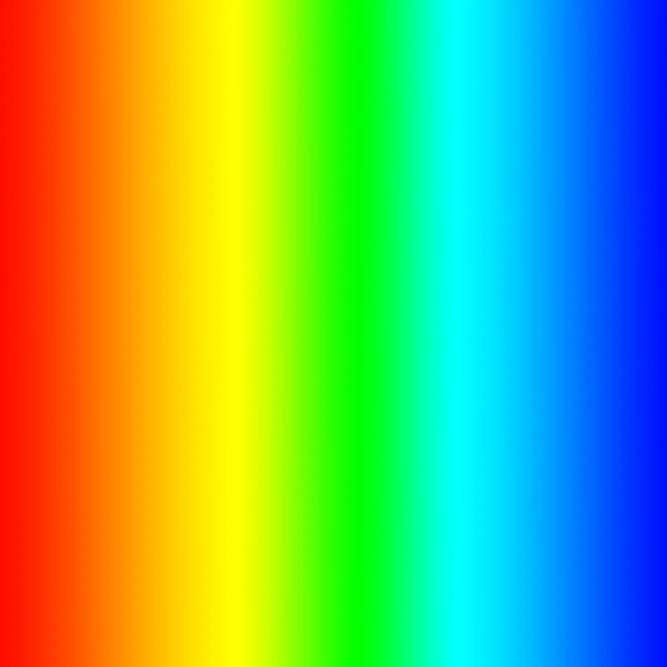
#> input picture openCV_practice/rainbow.jpeg, 1333 x 1333 px (shown at 1/2 size)
$ python histograms.py
#> lines starting #> are read from the running program, lines starting #| are printed output that depends on the picture; pictures that were not available may be replaced by others from this repository, and a replacement may not be noted
import PIL
import numpy as np
import matplotlib.pyplot as plt
import cv2
from PIL import Image

rainbow = cv2.imread("rainbow.jpeg")
#> rainbow is the input picture: shape (1333, 1333, 3); mean B, G, R 99, 177.3, 113.6
rainbow = cv2.cvtColor(rainbow,cv2.COLOR_BGR2RGB)
wall = cv2.imread("wall.jpg")
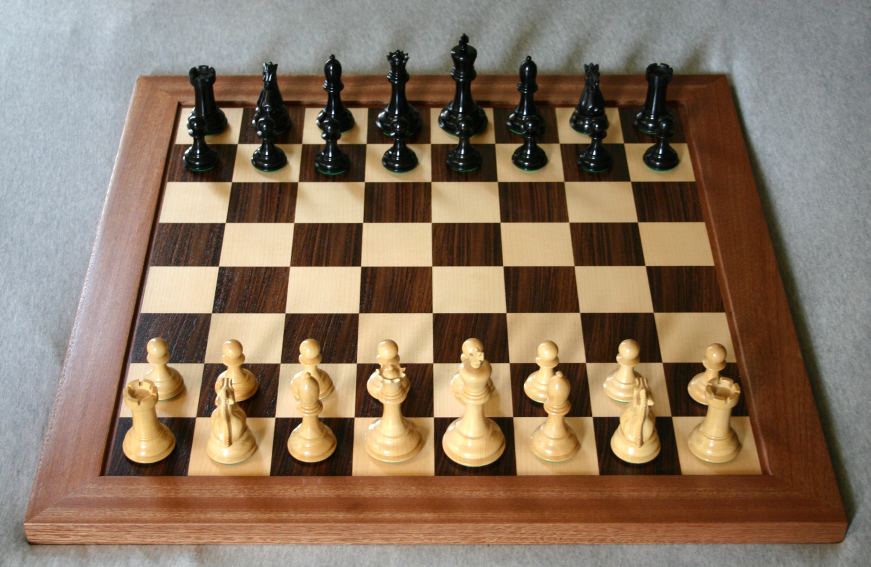
#> input picture openCV_practice/chess.jpg, 2611 x 1699 px, given in place of wall.jpg, which was not available (shown at 1/3 size)
#> wall is the input picture: shape (1699, 2611, 3); mean B, G, R 97.9, 117.7, 137.7
wall = cv2.cvtColor(wall,cv2.COLOR_BGR2RGB)
girl = cv2.imread("pic.jpg")
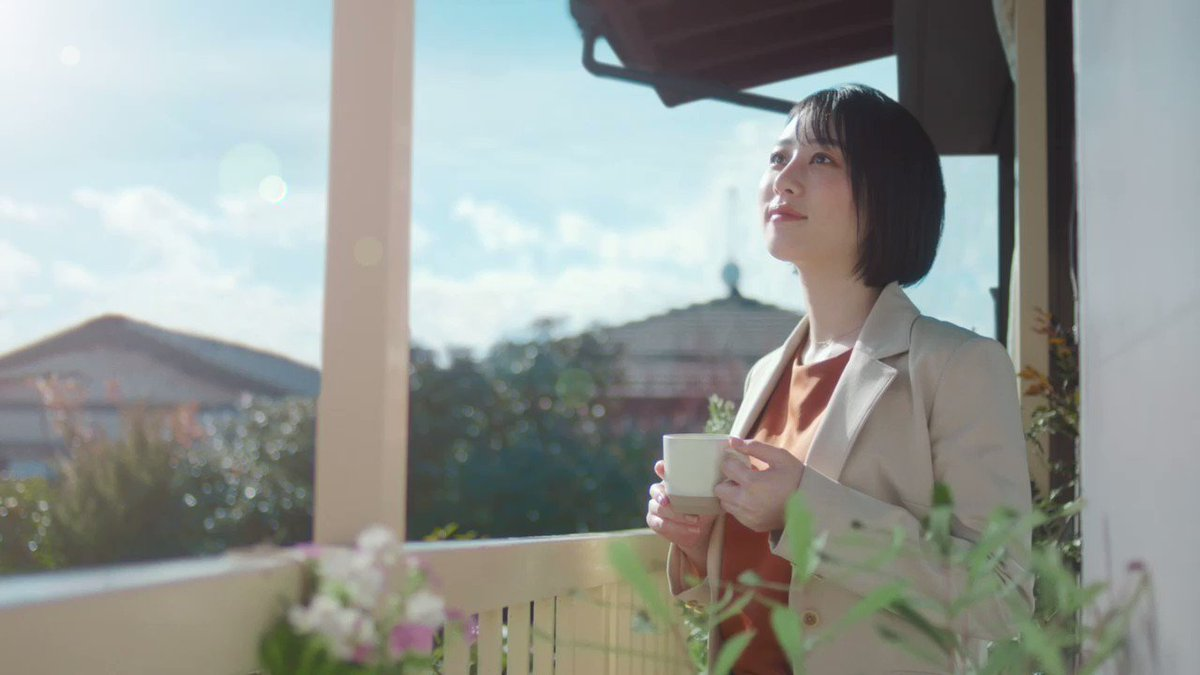
#> input picture openCV_practice/pic.jpg, 1200 x 675 px
#> girl is the input picture: shape (675, 1200, 3); mean B, G, R 148.7, 153, 148.5
girl = cv2.cvtColor(girl,cv2.COLOR_BGR2RGB)
color = ["b","g","r"]

girl_hist=cv2.calcHist([girl],channels=[0],mask=None,histSize=[256],ranges=[0,256])
#> girl_hist = 256 values, max 9916 at index 171, min 0 at index 0, mean 3164.1

fig = plt.figure(figsize=(8,6))
ax1= fig.add_subplot(2,1,1)
ax1.plot(girl_hist)
ax2= fig.add_subplot(2,1,2)

for i, col in enumerate(color):
    colorful_girl_hist = cv2.calcHist([girl], [i], None, [256], [0, 256])
    ax2.plot(colorful_girl_hist, color = col)


plt.show()
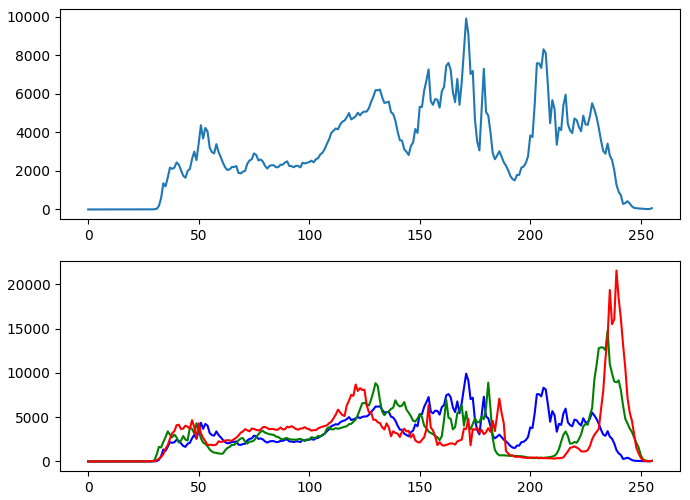
#> figure drawn by matplotlib, 2 panels; panel 1: curve peaks at x = 171, y = 9916; panel 2: curve peaks at x = 171, y = 9916; panel 2: curve peaks at x = 235, y = 14755; panel 2: curve peaks at x = 239, y = 21550
plt.close()
